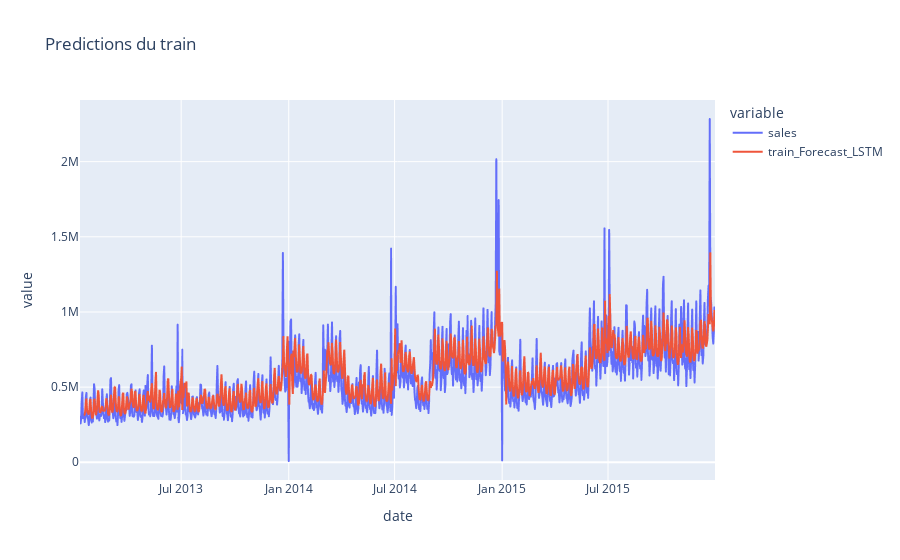
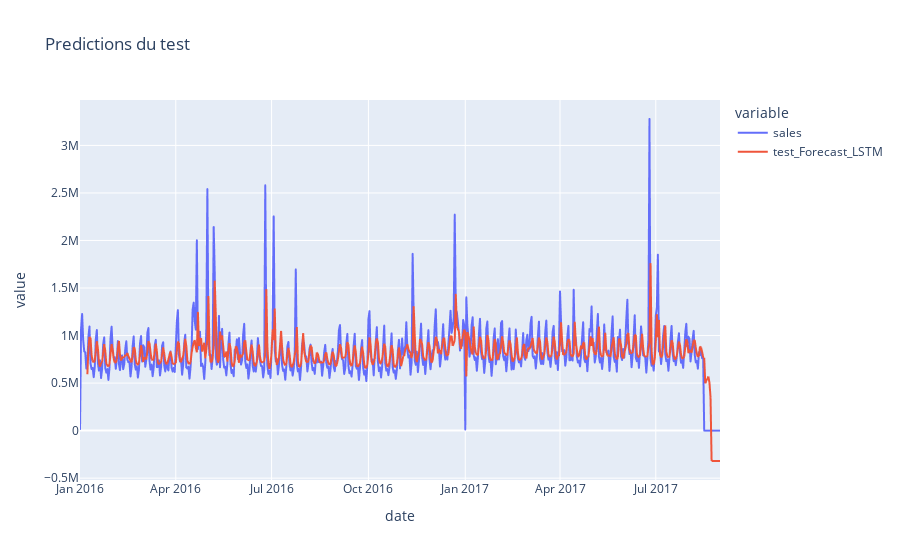

Source (notebook cell) for these figures, in order:
### Code cell
fig = px.line(series_train, x='date', y=['sales', 'train_Forecast_LSTM'],title="Predictions du train")
fig.show()
fig = px.line(series_test, x='date', y=['sales', 'test_Forecast_LSTM'],title="Predictions du test")
fig.show()

### Figure 1 — Plotly figure (JSON) as saved in the notebook; plotly's stock layout.template omitted (floating-point values rounded to 4 significant figures; data arrays with more than 128 entries replaced by an {"elided": "..."} marker saying what was removed)
{"data": [{"hovertemplate": "variable=sales<br>date=%{x}<br>value=%{y}<extra></extra>", "legendgroup": "sales", "line": {"color": "#636efa", "dash": "solid"}, "marker": {"symbol": "circle"}, "mode": "lines", "name": "sales", "showlegend": true, "type": "scattergl", "x": {"elided": "1084 str values"}, "xaxis": "x", "y": {"elided": "1084 float values"}, "yaxis": "y"}, {"hovertemplate": "variable=train_Forecast_LSTM<br>date=%{x}<br>value=%{y}<extra></extra>", "legendgroup": "train_Forecast_LSTM", "line": {"color": "#EF553B", "dash": "solid"}, "marker": {"symbol": "circle"}, "mode": "lines", "name": "train_Forecast_LSTM", "showlegend": true, "type": "scattergl", "x": {"elided": "1084 str values"}, "xaxis": "x", "y": {"elided": "1084 float values"}, "yaxis": "y"}], "layout": {"legend": {"title": {"text": "variable"}, "tracegroupgap": 0}, "title": {"text": "Predictions du train"}, "xaxis": {"anchor": "y", "domain": [0, 1], "title": {"text": "date"}}, "yaxis": {"anchor": "x", "domain": [0, 1], "title": {"text": "value"}}}}

### Figure 2 — Plotly figure (JSON) as saved in the notebook; plotly's stock layout.template omitted (floating-point values rounded to 4 significant figures; data arrays with more than 128 entries replaced by an {"elided": "..."} marker saying what was removed)
{"data": [{"hovertemplate": "variable=sales<br>date=%{x}<br>value=%{y}<extra></extra>", "legendgroup": "sales", "line": {"color": "#636efa", "dash": "solid"}, "marker": {"symbol": "circle"}, "mode": "lines", "name": "sales", "showlegend": true, "type": "scattergl", "x": {"elided": "608 str values"}, "xaxis": "x", "y": {"elided": "608 float values"}, "yaxis": "y"}, {"hovertemplate": "variable=test_Forecast_LSTM<br>date=%{x}<br>value=%{y}<extra></extra>", "legendgroup": "test_Forecast_LSTM", "line": {"color": "#EF553B", "dash": "solid"}, "marker": {"symbol": "circle"}, "mode": "lines", "name": "test_Forecast_LSTM", "showlegend": true, "type": "scattergl", "x": {"elided": "608 str values"}, "xaxis": "x", "y": {"elided": "608 float values"}, "yaxis": "y"}], "layout": {"legend": {"title": {"text": "variable"}, "tracegroupgap": 0}, "title": {"text": "Predictions du test"}, "xaxis": {"anchor": "y", "domain": [0, 1], "title": {"text": "date"}}, "yaxis": {"anchor": "x", "domain": [0, 1], "title": {"text": "value"}}}}
